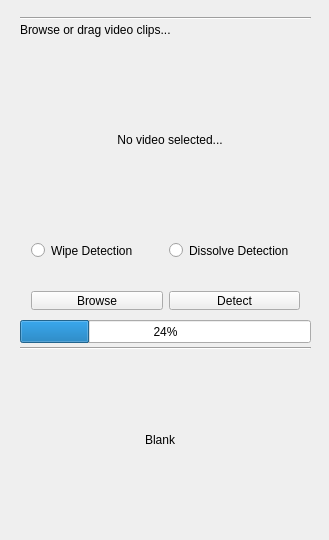
<?xml version="1.0" encoding="UTF-8"?>
<ui version="4.0">
 <class>VideoEditMainWindow</class>
 <widget class="QMainWindow" name="VideoEditMainWindow">
  <property name="geometry">
   <rect>
    <x>0</x>
    <y>0</y>
    <width>329</width>
    <height>540</height>
   </rect>
  </property>
  <property name="windowTitle">
   <string>VideoEditMainWindow</string>
  </property>
  <widget class="QWidget" name="centralWidget">
   <widget class="QWidget" name="horizontalLayoutWidget">
    <property name="geometry">
     <rect>
      <x>20</x>
      <y>280</y>
      <width>291</width>
      <height>41</height>
     </rect>
    </property>
    <layout class="QHBoxLayout" name="horizontalLayout_2">
     <property name="sizeConstraint">
      <enum>QLayout::SetDefaultConstraint</enum>
     </property>
     <item>
      <widget class="QPushButton" name="btnBrowse">
       <property name="text">
        <string>Browse</string>
       </property>
      </widget>
     </item>
     <item>
      <widget class="QPushButton" name="btnDetect">
       <property name="text">
        <string>Detect</string>
       </property>
      </widget>
     </item>
    </layout>
   </widget>
   <widget class="QLabel" name="label">
    <property name="enabled">
     <bool>true</bool>
    </property>
    <property name="geometry">
     <rect>
      <x>20</x>
      <y>20</y>
      <width>281</width>
      <height>20</height>
     </rect>
    </property>
    <property name="sizePolicy">
     <sizepolicy hsizetype="Minimum" vsizetype="Fixed">
      <horstretch>0</horstretch>
      <verstretch>0</verstretch>
     </sizepolicy>
    </property>
    <property name="text">
     <string>Browse or drag video clips...</string>
    </property>
   </widget>
   <widget class="QLabel" name="labelVideoPreview">
    <property name="geometry">
     <rect>
      <x>50</x>
      <y>60</y>
      <width>240</width>
      <height>160</height>
     </rect>
    </property>
    <property name="sizePolicy">
     <sizepolicy hsizetype="Fixed" vsizetype="Fixed">
      <horstretch>0</horstretch>
      <verstretch>0</verstretch>
     </sizepolicy>
    </property>
    <property name="text">
     <string>No video selected...</string>
    </property>
    <property name="scaledContents">
     <bool>true</bool>
    </property>
    <property name="alignment">
     <set>Qt::AlignCenter</set>
    </property>
   </widget>
   <widget class="Line" name="line">
    <property name="geometry">
     <rect>
      <x>20</x>
      <y>10</y>
      <width>291</width>
      <height>16</height>
     </rect>
    </property>
    <property name="orientation">
     <enum>Qt::Horizontal</enum>
    </property>
   </widget>
   <widget class="QProgressBar" name="progressBar">
    <property name="geometry">
     <rect>
      <x>20</x>
      <y>320</y>
      <width>291</width>
      <height>23</height>
     </rect>
    </property>
    <property name="value">
     <number>24</number>
    </property>
   </widget>
   <widget class="QLabel" name="label_3">
    <property name="geometry">
     <rect>
      <x>40</x>
      <y>360</y>
      <width>240</width>
      <height>160</height>
     </rect>
    </property>
    <property name="sizePolicy">
     <sizepolicy hsizetype="Fixed" vsizetype="Fixed">
      <horstretch>0</horstretch>
      <verstretch>0</verstretch>
     </sizepolicy>
    </property>
    <property name="text">
     <string>Blank</string>
    </property>
    <property name="scaledContents">
     <bool>true</bool>
    </property>
    <property name="alignment">
     <set>Qt::AlignCenter</set>
    </property>
   </widget>
   <widget class="QWidget" name="horizontalLayoutWidget_2">
    <property name="geometry">
     <rect>
      <x>20</x>
      <y>230</y>
      <width>291</width>
      <height>41</height>
     </rect>
    </property>
    <layout class="QHBoxLayout" name="horizontalLayout_3">
     <property name="sizeConstraint">
      <enum>QLayout::SetDefaultConstraint</enum>
     </property>
     <item>
      <widget class="QRadioButton" name="radioBtnWipe">
       <property name="text">
        <string>Wipe Detection</string>
       </property>
      </widget>
     </item>
     <item>
      <widget class="QRadioButton" name="radioBtnDissolve">
       <property name="text">
        <string>Dissolve Detection</string>
       </property>
      </widget>
     </item>
    </layout>
   </widget>
   <widget class="Line" name="line_2">
    <property name="geometry">
     <rect>
      <x>20</x>
      <y>340</y>
      <width>291</width>
      <height>16</height>
     </rect>
    </property>
    <property name="orientation">
     <enum>Qt::Horizontal</enum>
    </property>
   </widget>
  </widget>
 </widget>
 <layoutdefault spacing="6" margin="11"/>
 <resources/>
 <connections/>
</ui>
